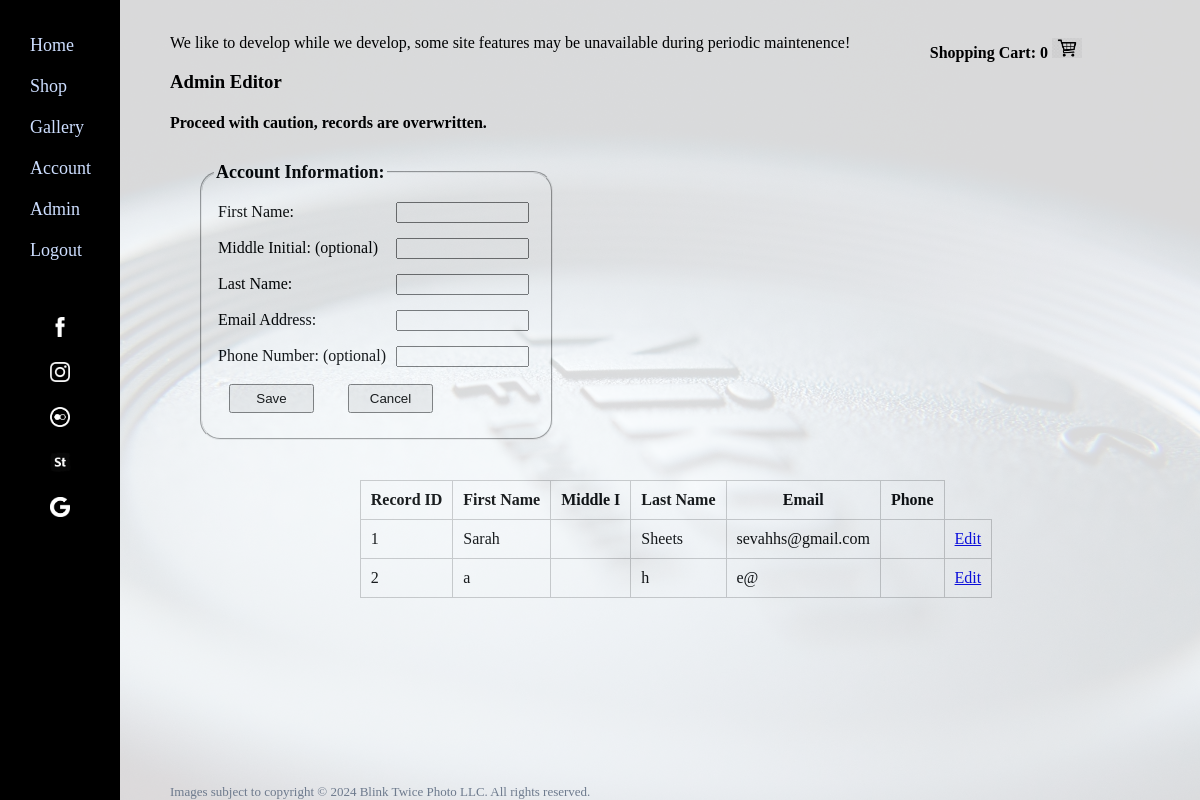
The app's page /editAcct.php (signed in) with its own data.
### tables this page shows
create table `users`(
	`id` int unsigned auto_increment,
    `username` nvarchar(255) not null,
    `password` char(60) not null,
	`first_name` nvarchar(255) not null,
    `middle_init` char(1),
    `last_name` nvarchar(255) not null,
    `email` nvarchar(50) not null,
    `phone` nvarchar(10),
    `is_admin` bool default false,
    unique(`username`),
    unique(`email`),
    primary key(`id`)
);

### include/functions.php (called while the page is built, shortened)
<?php
function getDbConnection() {
    try {
    $db= new PDO("mysql:dbname=blinkdb;host=127.0.0.1", 'root', '');
    $db->setAttribute(PDO::ATTR_ERRMODE, PDO::ERRMODE_EXCEPTION);
    } catch (PDOException) {
        echo 'Website under maintenence.';
        exit();
    }
    return $db;
}
function isLoggedIn(): bool {
    return isset($_SESSION['user']);
}
function isAdmin(): bool {
    return isset($_SESSION['is_admin']) && $_SESSION['is_admin'];
}
function getUserInfo(): object | null {
    try {
        if(!isset($_GET['id'])) {
            return null;
        }
        $id = $_GET['id'];
        $stmt = getDbConnection()->query("SELECT * FROM users WHERE id = $id");
        return $stmt->fetchObject();
    } catch (Exception) {
        echo 'Problem getting user info!';
        exit();
    }
}
function getUsers(): PDOStatement {
    try {
        return getDbConnection()->query('SELECT * from users');
    } catch (PDOException) {
        echo 'Error finding user!';
        exit();
    }
}

### editAcct.php (the view, shortened to what this page needs)
<?php
require_once 'include/header.php';
$user = getUserInfo();
$users = getUsers();
?>
<?php if (isLoggedIn()): ?>
<?php if (isAdmin()): ?>
<h3>Admin Editor</h3>
<h4>Proceed with caution, records are overwritten.</h4>
<form action="" method="post" style="margin: 30px 0">
    <fieldset>
    <legend>Account Information:</legend>
    <div>
        <label for="firstname">First Name:</label>
        <input type="text" name="first_name" id="first_name" value="<?=$user?->first_name?>">
    </div>
    <div>
        <label for="middlei">Middle Initial: (optional)</label>
        <input type="text" name="middle_init" id="middle_init" value="<?=$user?->middle_init?>">
    </div>
    <div>
        <label for="lastname">Last Name:</label>
        <input type="text" name="last_name" id="last_name" value="<?=$user?->last_name?>">
    </div>
    <div>
        <label for="email">Email Address:</label>
        <input type="text" name="email" id="email" value="<?=$user?->email?>">
    </div>
    <div>
        <label for="phone">Phone Number: (optional)</label>
        <input type="text" name="phone" id="phone" value="<?=$user?->phone?>">
    </div>
    <div>
        <button type="submit">Save</button>
        <button onclick="window.location='editAcct.php'; return false">Cancel</button>
    </div>
    </fieldset>
</form>
<table>
    <tr>
        <th>Record ID</th>
        <th>First Name</th>
        <th>Middle I</th>
        <th>Last Name</th>
        <th>Email</th>
        <th>Phone</th>
    </tr>
    <?php foreach($users as $user): ?>
    <tr>
        <td><?=$user['id']?></td>
        <td><?=$user['first_name']?></td>
        <td><?=$user['middle_init']?></td>
        <td><?=$user['last_name']?></td>
        <td><?=$user['email']?></td>
        <td><?=$user['phone']?></td>
        <td>
            <a href="editAcct.php?id=<?=$user['id']?>">Edit</a>
        </td>
    </tr>
    <?php endforeach; ?>
</table>
<?php require_once 'include/footer.php' ?>
<?php endif; ?>
<?php endif; ?>

### styles.css (style rules this page uses)
table { margin: 40px 0; border-collapse: collapse; margin-left: auto; margin-right: auto; }
th, td { border: 1px solid #ccc; padding: 10px; }
form > fieldset { max-width: 325px; margin: 30px; border-top-left-radius: 20px; border-top-right-radius: 20px; border-bottom-left-radius: 20px; border-bottom-right-radius: 20px; }
form > fieldset > div { margin: 10px 0; }
form > fieldset > div > label { min-width: 170px; display: inline-block; text-align: left; margin: 4px; }
button { margin: 5px 15px; padding: 5px; width: 85px; }
input { max-width: 125px; }
legend { font-weight: bold; font-size: large; }
body { margin-left: 160px; padding: 10px 10px 10px 10px; }

### records on screen
users: id "1", first_name "Sarah", last_name "Sheets", email "sevahhs@gmail.com"
users: id "2", first_name "a", last_name "h", email "e@"

### other values on screen
count($_SESSION['cart']) "0"
displayMessage() "We like to develop while we develop, some site features may be unavailable during periodic maintenence!"
